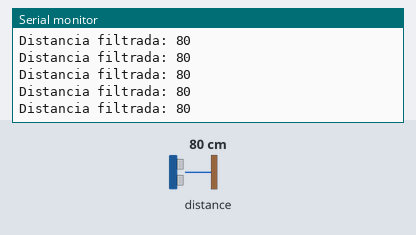
Bench run of a sketch on a simulated Arduino Uno, built with avr-gcc and run on an emulated ATmega328P. On the bench: the last lines printed to the serial monitor. The inputs (shaded band) are chosen by the test bench; at power-on: distance to the obstacle 80 cm.

Above: at 1.2 s.
1.3 s: distance to the obstacle set to 2 cm
At 2.4 s:
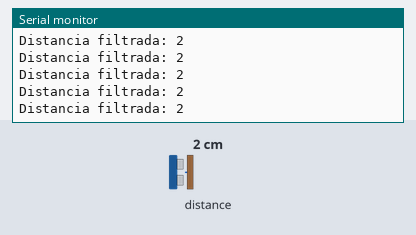
2.8 s: distance to the obstacle set to 9 cm
At 3.6 s:
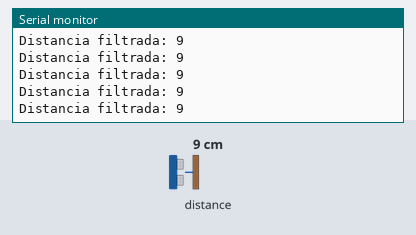
4.3 s: distance to the obstacle set to 120 cm
At 4.9 s:
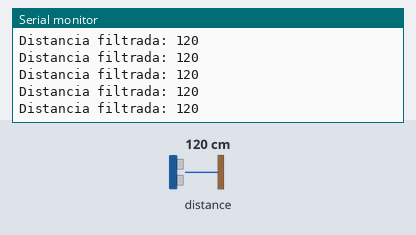
Timing chart, 0 to 7.3 s (numbered marks = the images above; inputs shaded):
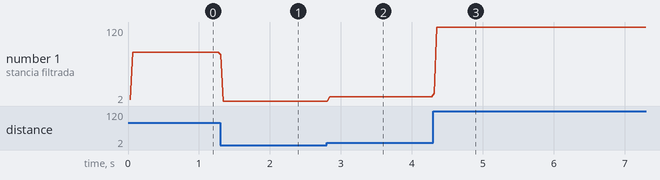

Measured:
- after the input at 1.3 s, the serial monitor: prints a new line at once (image 1)
- after the input at 2.8 s, the serial monitor: prints a new line at once (image 2)
- after the input at 4.3 s, the serial monitor: prints a new line at once (image 3)
- plotted number 1: 80 → 2 after the input at 1.3 s, 2 → 9 after the input at 2.8 s, 9 → 120 after the input at 4.3 s

The sketch:

P02_VL53L0X.ino
```cpp
#include "Adafruit_VL53L0X.h"              // Librería para manejar el sensor VL53L0X
Adafruit_VL53L0X lox = Adafruit_VL53L0X(); // Creación del objeto para el sensor

const double alfa = 0.05;       // Coeficiente de filtrado EMA
double distancia,distancia_ant; // Variables para almacenar la distancia actual y la anterior
int distancia_filtrada;         // Variable para la distancia filtrada

void setup() {
  Serial.begin(115200);   // Inicialización del puerto serie
  while (! Serial) {
    delay(1);             // Espera hasta que el puerto serie esté listo
  }

  Serial.println("Adafruit VL53L0X test");

  if (!lox.begin()) {                            // Inicialización del sensor VL53L0X
    Serial.println(F("Failed to boot VL53L0X")); // Mensaje de error si falla la inicialización
    while(1);                                     // Bucle infinito en caso de fallo
  }
}


void loop() {
  VL53L0X_RangingMeasurementData_t measure; // Estructura para almacenar la medición
  lox.rangingTest(&measure, false);         // Realiza la medición de distancia
  distancia = (measure.RangeMilliMeter/10); // Convierte la distancia de mm a cm

  distancia_filtrada = ((alfa * distancia) + ((1 - alfa)* distancia_ant));  //Filtro EMA
  Serial.print("Distancia filtrada: ");
  Serial.println(distancia_filtrada);    // Imprime la distancia filtrada
  distancia_ant = distancia;             // Guarda la distancia actual para la siguiente iteración
}
```
